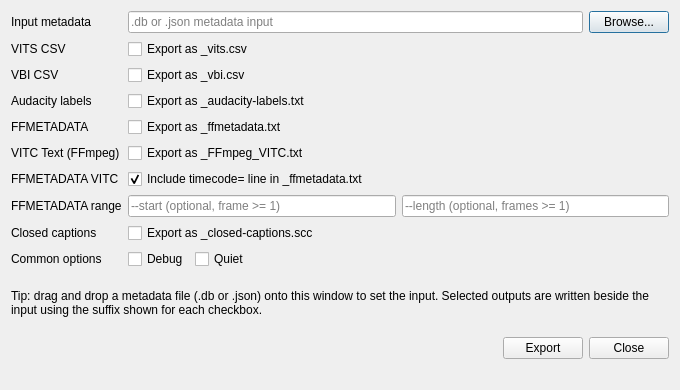
<?xml version="1.0" encoding="UTF-8"?>
<ui version="4.0">
 <class>MetadataExportDialog</class>
 <widget class="QDialog" name="MetadataExportDialog">
  <property name="geometry">
   <rect>
    <x>0</x>
    <y>0</y>
    <width>680</width>
    <height>390</height>
   </rect>
  </property>
  <property name="windowTitle">
   <string>Metadata Export</string>
  </property>
  <layout class="QVBoxLayout" name="mainLayout">
   <property name="spacing">
    <number>6</number>
   </property>
   <item>
    <layout class="QFormLayout" name="formLayout">
     <property name="horizontalSpacing">
      <number>6</number>
     </property>
     <property name="verticalSpacing">
      <number>6</number>
     </property>
     <property name="fieldGrowthPolicy">
      <enum>QFormLayout::AllNonFixedFieldsGrow</enum>
     </property>
     <item row="0" column="0">
      <widget class="QLabel" name="inputLabel">
       <property name="text">
        <string>Input metadata</string>
       </property>
      </widget>
     </item>
     <item row="0" column="1">
      <layout class="QHBoxLayout" name="inputLayout">
       <item>
        <widget class="QLineEdit" name="inputLineEdit">
         <property name="placeholderText">
          <string>.db or .json metadata input</string>
         </property>
        </widget>
       </item>
       <item>
        <widget class="QPushButton" name="inputBrowseButton">
         <property name="text">
          <string>Browse...</string>
         </property>
        </widget>
       </item>
      </layout>
     </item>
     <item row="1" column="0">
      <widget class="QLabel" name="vitsCsvLabel">
       <property name="text">
        <string>VITS CSV</string>
       </property>
      </widget>
     </item>
     <item row="1" column="1">
      <widget class="QCheckBox" name="vitsCsvCheckBox">
       <property name="text">
        <string>Export as _vits.csv</string>
       </property>
      </widget>
     </item>
     <item row="2" column="0">
      <widget class="QLabel" name="vbiCsvLabel">
       <property name="text">
        <string>VBI CSV</string>
       </property>
      </widget>
     </item>
     <item row="2" column="1">
      <widget class="QCheckBox" name="vbiCsvCheckBox">
       <property name="text">
        <string>Export as _vbi.csv</string>
       </property>
      </widget>
     </item>
     <item row="3" column="0">
      <widget class="QLabel" name="audacityLabelsLabel">
       <property name="text">
        <string>Audacity labels</string>
       </property>
      </widget>
     </item>
     <item row="3" column="1">
      <widget class="QCheckBox" name="audacityLabelsCheckBox">
       <property name="text">
        <string>Export as _audacity-labels.txt</string>
       </property>
      </widget>
     </item>
     <item row="4" column="0">
      <widget class="QLabel" name="ffmetadataLabel">
       <property name="text">
        <string>FFMETADATA</string>
       </property>
      </widget>
     </item>
     <item row="4" column="1">
      <widget class="QCheckBox" name="ffmetadataCheckBox">
       <property name="text">
        <string>Export as _ffmetadata.txt</string>
       </property>
      </widget>
     </item>
     <item row="5" column="0">
      <widget class="QLabel" name="ffmpegVitcLabel">
       <property name="text">
        <string>VITC Text (FFmpeg)</string>
       </property>
      </widget>
     </item>
     <item row="5" column="1">
      <widget class="QCheckBox" name="ffmpegVitcCheckBox">
       <property name="text">
        <string>Export as _FFmpeg_VITC.txt</string>
       </property>
      </widget>
     </item>
     <item row="6" column="0">
      <widget class="QLabel" name="ffmetadataVitcTimecodeLabel">
       <property name="text">
        <string>FFMETADATA VITC</string>
       </property>
      </widget>
     </item>
     <item row="6" column="1">
      <widget class="QCheckBox" name="ffmetadataVitcTimecodeCheckBox">
       <property name="text">
        <string>Include timecode= line in _ffmetadata.txt</string>
       </property>
       <property name="checked">
        <bool>true</bool>
       </property>
      </widget>
     </item>
     <item row="7" column="0">
      <widget class="QLabel" name="ffmetadataRangeLabel">
       <property name="text">
        <string>FFMETADATA range</string>
       </property>
      </widget>
     </item>
     <item row="7" column="1">
      <layout class="QHBoxLayout" name="ffmetadataRangeLayout">
       <item>
        <widget class="QLineEdit" name="ffmetadataStartLineEdit">
         <property name="placeholderText">
          <string>--start (optional, frame &gt;= 1)</string>
         </property>
        </widget>
       </item>
       <item>
        <widget class="QLineEdit" name="ffmetadataLengthLineEdit">
         <property name="placeholderText">
          <string>--length (optional, frames &gt;= 1)</string>
         </property>
        </widget>
       </item>
      </layout>
     </item>
     <item row="8" column="0">
      <widget class="QLabel" name="closedCaptionsLabel">
       <property name="text">
        <string>Closed captions</string>
       </property>
      </widget>
     </item>
     <item row="8" column="1">
      <widget class="QCheckBox" name="closedCaptionsCheckBox">
       <property name="text">
        <string>Export as _closed-captions.scc</string>
       </property>
      </widget>
     </item>
     <item row="9" column="0">
      <widget class="QLabel" name="commonOptionsLabel">
       <property name="text">
        <string>Common options</string>
       </property>
      </widget>
     </item>
     <item row="9" column="1">
      <layout class="QHBoxLayout" name="commonOptionsLayout">
       <item>
        <widget class="QCheckBox" name="debugCheckBox">
         <property name="text">
          <string>Debug</string>
         </property>
        </widget>
       </item>
       <item>
        <widget class="QCheckBox" name="quietCheckBox">
         <property name="text">
          <string>Quiet</string>
         </property>
        </widget>
       </item>
       <item>
        <spacer name="commonOptionsSpacer">
         <property name="orientation">
          <enum>Qt::Horizontal</enum>
         </property>
         <property name="sizeHint" stdset="0">
          <size>
           <width>40</width>
           <height>20</height>
          </size>
         </property>
        </spacer>
       </item>
      </layout>
     </item>
    </layout>
   </item>
   <item>
    <widget class="QLabel" name="dropHintLabel">
     <property name="text">
      <string>Tip: drag and drop a metadata file (.db or .json) onto this window to set the input. Selected outputs are written beside the input using the suffix shown for each checkbox.</string>
     </property>
     <property name="wordWrap">
      <bool>true</bool>
     </property>
    </widget>
   </item>
   <item>
    <layout class="QHBoxLayout" name="actionLayout">
     <item>
      <spacer name="actionSpacer">
       <property name="orientation">
        <enum>Qt::Horizontal</enum>
       </property>
       <property name="sizeHint" stdset="0">
        <size>
         <width>40</width>
         <height>20</height>
        </size>
       </property>
      </spacer>
     </item>
     <item>
      <widget class="QPushButton" name="exportButton">
       <property name="text">
        <string>Export</string>
       </property>
      </widget>
     </item>
     <item>
      <widget class="QPushButton" name="closeButton">
       <property name="text">
        <string>Close</string>
       </property>
      </widget>
     </item>
    </layout>
   </item>
   <item>
    <widget class="QLabel" name="statusLabel">
     <property name="sizePolicy">
      <sizepolicy hsizetype="Preferred" vsizetype="Fixed">
       <horstretch>0</horstretch>
       <verstretch>0</verstretch>
      </sizepolicy>
     </property>
     <property name="text">
      <string/>
     </property>
     <property name="wordWrap">
      <bool>true</bool>
     </property>
    </widget>
   </item>
  </layout>
 </widget>
 <resources/>
 <connections>
  <connection>
   <sender>closeButton</sender>
   <signal>clicked()</signal>
   <receiver>MetadataExportDialog</receiver>
   <slot>close()</slot>
   <hints>
    <hint type="sourcelabel">
     <x>614</x>
     <y>327</y>
    </hint>
    <hint type="destinationlabel">
     <x>337</x>
     <y>177</y>
    </hint>
   </hints>
  </connection>
 </connections>
</ui>
